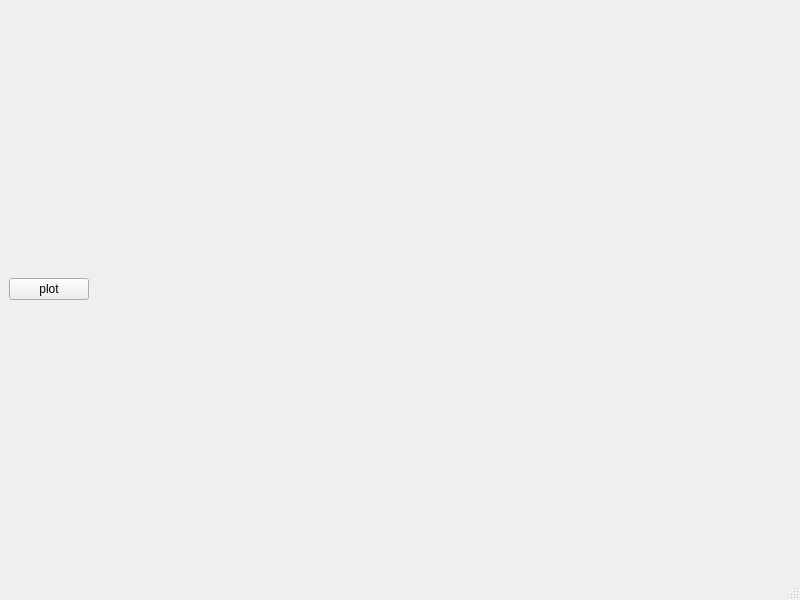
<?xml version="1.0" encoding="UTF-8"?>
<ui version="4.0">
 <class>MainWindow</class>
 <widget class="QMainWindow" name="MainWindow">
  <property name="geometry">
   <rect>
    <x>0</x>
    <y>0</y>
    <width>800</width>
    <height>600</height>
   </rect>
  </property>
  <property name="windowTitle">
   <string>MainWindow</string>
  </property>
  <widget class="QWidget" name="centralwidget">
   <layout class="QVBoxLayout" name="verticalLayout_2">
    <item>
     <layout class="QFormLayout" name="formLayout">
      <item row="0" column="0">
       <layout class="QVBoxLayout" name="verticalLayout">
        <item>
         <spacer name="verticalSpacer">
          <property name="orientation">
           <enum>Qt::Orientation::Vertical</enum>
          </property>
          <property name="sizeHint" stdset="0">
           <size>
            <width>20</width>
            <height>40</height>
           </size>
          </property>
         </spacer>
        </item>
        <item>
         <widget class="QPushButton" name="pushButton">
          <property name="text">
           <string>plot</string>
          </property>
         </widget>
        </item>
        <item>
         <spacer name="verticalSpacer_2">
          <property name="orientation">
           <enum>Qt::Orientation::Vertical</enum>
          </property>
          <property name="sizeHint" stdset="0">
           <size>
            <width>20</width>
            <height>40</height>
           </size>
          </property>
         </spacer>
        </item>
       </layout>
      </item>
      <item row="0" column="1">
       <widget class="QWidget" name="widget" native="true"/>
      </item>
     </layout>
    </item>
   </layout>
  </widget>
  <widget class="QMenuBar" name="menubar">
   <property name="geometry">
    <rect>
     <x>0</x>
     <y>0</y>
     <width>800</width>
     <height>21</height>
    </rect>
   </property>
  </widget>
  <widget class="QStatusBar" name="statusbar"/>
 </widget>
 <resources/>
 <connections/>
</ui>
